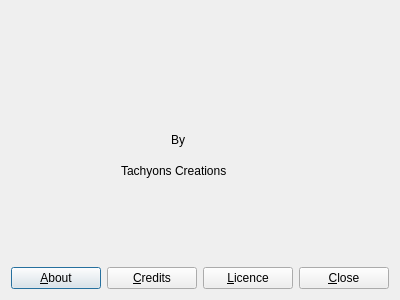
<?xml version="1.0" encoding="UTF-8"?>
<ui version="4.0">
 <class>About</class>
 <widget class="QDialog" name="About">
  <property name="geometry">
   <rect>
    <x>0</x>
    <y>0</y>
    <width>400</width>
    <height>300</height>
   </rect>
  </property>
  <property name="windowTitle">
   <string>About</string>
  </property>
  <layout class="QVBoxLayout" name="verticalLayout">
   <item>
    <widget class="QStackedWidget" name="about">
     <property name="currentIndex">
      <number>0</number>
     </property>
     <widget class="QWidget" name="page">
      <widget class="QLabel" name="label_2">
       <property name="geometry">
        <rect>
         <x>160</x>
         <y>120</y>
         <width>67</width>
         <height>17</height>
        </rect>
       </property>
       <property name="text">
        <string>By</string>
       </property>
      </widget>
      <widget class="QLabel" name="label_3">
       <property name="geometry">
        <rect>
         <x>110</x>
         <y>150</y>
         <width>181</width>
         <height>20</height>
        </rect>
       </property>
       <property name="text">
        <string>Tachyons Creations</string>
       </property>
      </widget>
      <widget class="QLabel" name="label_4">
       <property name="geometry">
        <rect>
         <x>40</x>
         <y>0</y>
         <width>301</width>
         <height>161</height>
        </rect>
       </property>
       <property name="text">
        <string>&lt;!DOCTYPE HTML PUBLIC &quot;-//W3C//DTD HTML 4.0//EN&quot; &quot;http://www.w3.org/TR/REC-html40/strict.dtd&quot;&gt;
&lt;html&gt;&lt;head&gt;&lt;meta name=&quot;qrichtext&quot; content=&quot;1&quot; /&gt;&lt;style type=&quot;text/css&quot;&gt;
p, li { white-space: pre-wrap; }
&lt;/style&gt;&lt;/head&gt;&lt;body style=&quot; font-family:'Sans Serif'; font-size:9pt; font-weight:400; font-style:normal;&quot;&gt;
&lt;p align=&quot;center&quot; style=&quot; margin-top:12px; margin-bottom:12px; margin-left:0px; margin-right:0px; -qt-block-indent:0; text-indent:0px;&quot;&gt;&lt;img src=&quot;:/new/prefix1/misc/olam.png&quot; height=&quot;60&quot; /&gt;&lt;span style=&quot; font-family:'Ubuntu'; font-size:11pt;&quot;&gt;	&lt;/span&gt;&lt;/p&gt;&lt;/body&gt;&lt;/html&gt;</string>
       </property>
      </widget>
     </widget>
     <widget class="QWidget" name="page_3">
      <layout class="QVBoxLayout" name="verticalLayout_2">
       <item>
        <widget class="QTabWidget" name="tabWidget">
         <property name="currentIndex">
          <number>0</number>
         </property>
         <widget class="QWidget" name="tab">
          <attribute name="title">
           <string>Written By</string>
          </attribute>
          <layout class="QHBoxLayout" name="horizontalLayout_2">
           <item>
            <widget class="QListWidget" name="listWidget">
             <item>
              <property name="text">
               <string>Aboobacker MK (Qt ui)</string>
              </property>
             </item>
             <item>
              <property name="text">
               <string>Kailash Nadh (Database)</string>
              </property>
             </item>
            </widget>
           </item>
          </layout>
         </widget>
         <widget class="QWidget" name="tab_2">
          <attribute name="title">
           <string>Art work by</string>
          </attribute>
          <layout class="QVBoxLayout" name="verticalLayout_4">
           <item>
            <widget class="QListWidget" name="listWidget_2">
             <item>
              <property name="text">
               <string>Aboobacker MK</string>
              </property>
             </item>
            </widget>
           </item>
          </layout>
         </widget>
        </widget>
       </item>
      </layout>
     </widget>
     <widget class="QWidget" name="page_4">
      <layout class="QVBoxLayout" name="verticalLayout_5">
       <item>
        <widget class="QPlainTextEdit" name="plain">
         <property name="readOnly">
          <bool>true</bool>
         </property>
         <property name="plainText">
          <string notr="true">Olam is free software; you can redistribute it and/or modify it under the terms of the GNU General Public License as published by the Free Software Foundation; either version 3 of the License, or (at your option) any later version.

Olam is distributed in the hope that it will be useful,
but WITHOUT ANY WARRANTY; without even the implied warranty of
MERCHANTABILITY or FITNESS FOR A PARTICULAR PURPOSE.  See the
GNU General Public License for more details.

You should have received a copy of the GNU General Public License
along with Olam; if not, write to the Free Software Foundation, Inc.,
51 Franklin Street, Fifth Floor, Boston, MA 02110-1301, USA

For further information you can also visit http://www.gnu.org/licenses/gpl.html</string>
         </property>
        </widget>
       </item>
      </layout>
     </widget>
     <widget class="QWidget" name="page_2"/>
    </widget>
   </item>
   <item>
    <layout class="QHBoxLayout" name="horizontalLayout">
     <item>
      <widget class="QPushButton" name="about_button">
       <property name="text">
        <string>&amp;About</string>
       </property>
      </widget>
     </item>
     <item>
      <widget class="QPushButton" name="credits_button">
       <property name="text">
        <string>&amp;Credits</string>
       </property>
      </widget>
     </item>
     <item>
      <widget class="QPushButton" name="license_button">
       <property name="text">
        <string>&amp;Licence</string>
       </property>
      </widget>
     </item>
     <item>
      <widget class="QPushButton" name="close_button">
       <property name="text">
        <string>&amp;Close</string>
       </property>
      </widget>
     </item>
    </layout>
   </item>
  </layout>
 </widget>
 <resources/>
 <connections/>
</ui>
